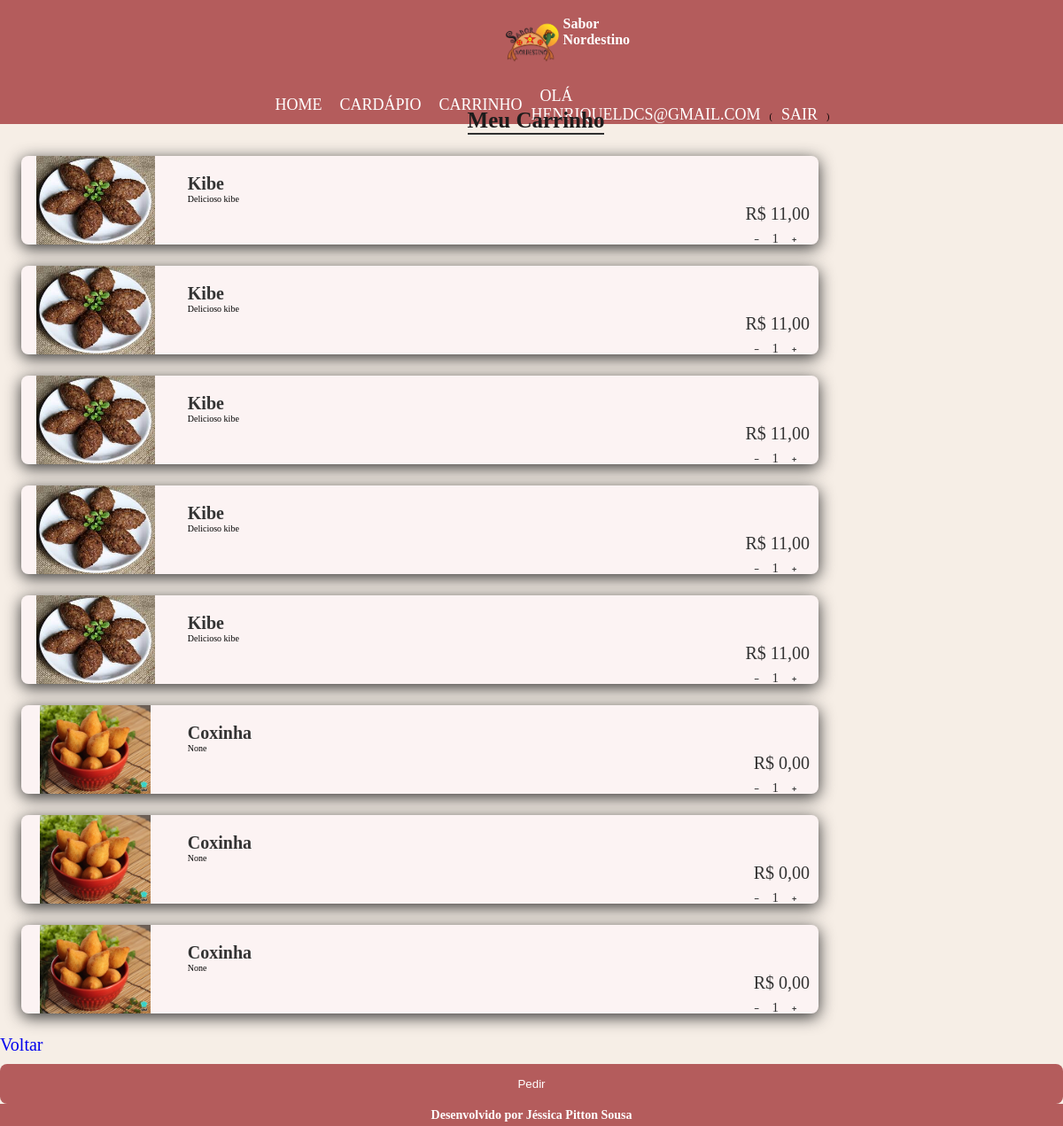
Before: /pedido/carrinho (signed in) with the older database file.
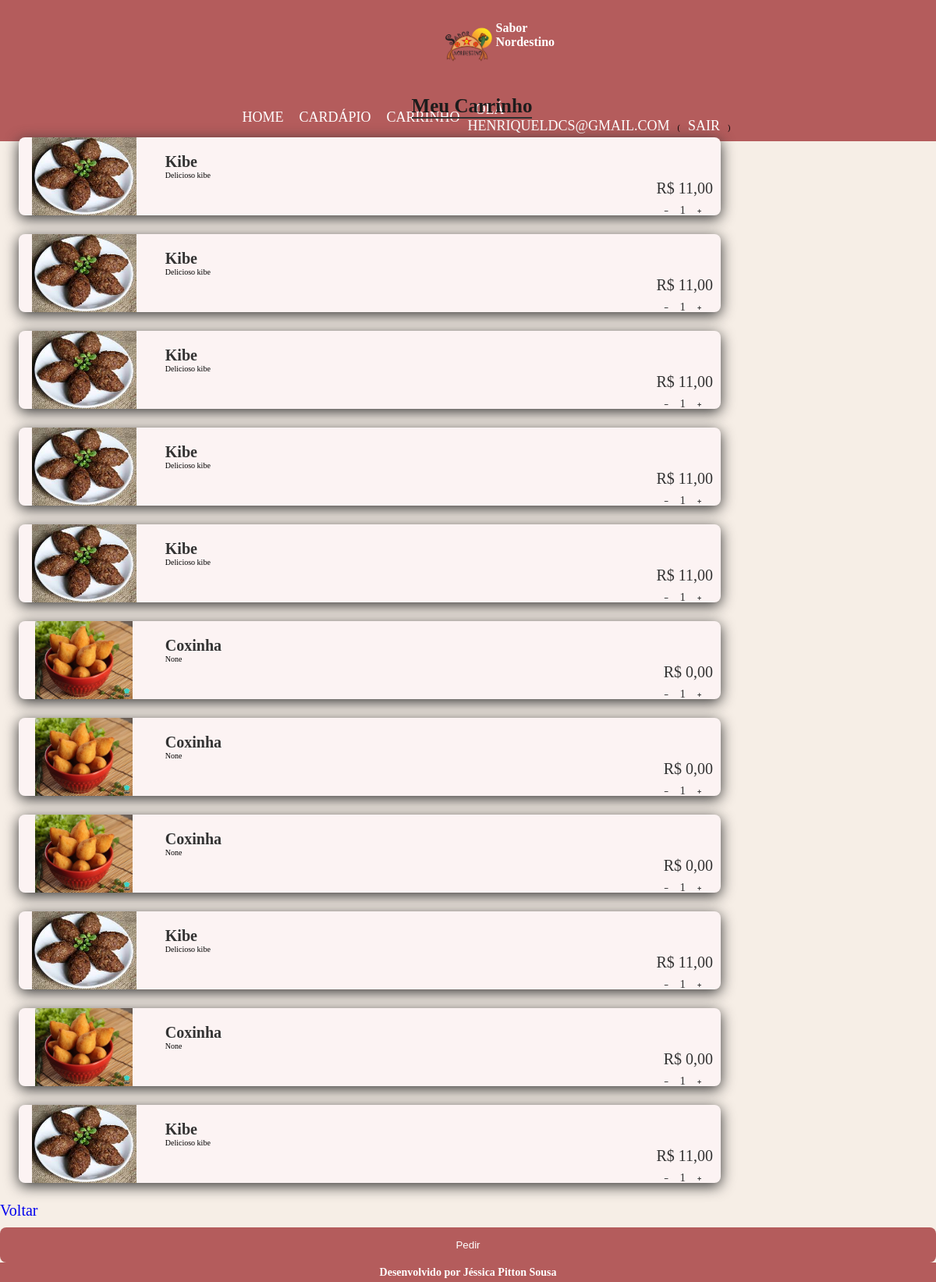
After: the same page with the newer database file.
### pedido/models.py (models this page shows, shortened)
class ItemCarrinho(models.Model):
    produto = models.ForeignKey(Produto, on_delete=models.DO_NOTHING, null=True)
    quantidade = models.IntegerField(default=1)
    observacao = models.TextField(null=True)
    valor = models.DecimalField(max_digits=10, decimal_places=2, default=0.00)
    carrinho = models.ForeignKey(Carrinho, on_delete=models.CASCADE, related_name="itens", null=True)

### produto/models.py (models this page shows, shortened)
class Produto(models.Model):
    nome = models.CharField(max_length=200)
    codigo = models.IntegerField()
    quantidade = models.IntegerField()
    descricao = models.TextField(null=True)
    preco = models.DecimalField(max_digits=8, decimal_places=2)
    criacao = models.DateTimeField("data de criacão", default=timezone.now)
    alteracao = models.DateTimeField("data de alteração", default=timezone.now)

class ImagemProduto(models.Model):
    imagem = models.ImageField(upload_to='imagens_produto/')
    produto = models.ForeignKey(Produto, on_delete=models.CASCADE, related_name='imagens', null=True)

### pedido/views.py (the view)
# urls.py: path('carrinho', views.carrinho, name='carrinho'),
@login_required
def carrinho(request):
    cliente = Cliente.objects.get(user=request.user)
    carrinho, created = Carrinho.objects.get_or_create(cliente=cliente)
    context = {
            'carrinho': carrinho,
            'username': request.user
        }
    return render(request, 'carrinho/carrinho.html', context)

### pedido/templates/carrinho/carrinho.html (shortened to what this page needs)
<!DOCTYPE html>
<html lang="en">
<head>
    <link href='https://unpkg.com/boxicons@2.1.4/css/boxicons.min.css' rel='stylesheet'>
    {% load static %}
    <link rel="stylesheet" href="{% static 'usuario/css/style.css' %}">
</head>
<body>
    <header class="content">
        <div class="Logo">
            <img src="{% static 'img/logo.png' %}" alt="logo">
            <h3>Sabor Nordestino</h3>
        </div>
        <div class="caixa"></div>
        <nav>
            <ul class = "list-menu">
                <li><a href="/">Home</a></li>
                <li><a href="/produto">Cardápio</a></li>
                <li><a href="/pedido/carrinho">Carrinho</a></li>
                {% if username is None %}
                <li><a href="/usuario/login">Login</a></li>
                {% else %}
                <li><a href="/pedidos">Olá {{username}}</a>(<a href="/usuario/logout">Sair</a>)</li>
                {% endif %}
            </ul>
        </nav>
    </header>
    <div id="caixa-compra">
        <p>Item adicionado ao carrinho!</p>
        <button onclick="fecharCaixa()">Continuar comprando</button>
    </div>
    <div class="carrinho">
        <div class="cabecalho-carrinho">
            <botton>
            </botton>
            <h3>Meu Carrinho</h3>
        </div>
        <ul>
            {% for item in carrinho.itens.all %}
            <li class="carrinho-item">
                <div class="imagem">
                    <img src="/produto/{{ item.produto.imagens.first.imagem }}" alt="{{ item.produto.nome }}">
                </div>
                <div class="info">
                    <h4>{{ item.produto.nome }}</h4>
                    <p>{{ item.produto.descricao }}</p>
                    <div class="preco">
                        <p>R$ {{ item.produto.preco }}</p>
                        <div class="contador">
                            <i class="bx bx-minus"></i>
                            <span>{{ item.quantidade }}</span>
                            <i class="bx bx-plus"></i>
                        </div>
                    </div>
                </div>
            </li>
            {% endfor %}
        </ul>
        <a class="voltar" href="index.html">Voltar</a>
        <button class="pagar">Pedir</button>
    <footer>
        <h4>Desenvolvido por Jéssica Pitton Sousa</h4>
    </footer>
</body>
</html>

### usuario/static/usuario/css/style.css (style rules this page uses)
* { margin:0; padding:0; box-sizing: border-box; list-style: none; outline: none; border: none; text-decoration: none; }
html { width: 100vw; height: 100vh; font-size: 62.5%; overflow-x: hidden; scroll-behavior: smooth; background-color: #1f1e1f; justify-content: center; }
.content { width: 100vw; height: 70px; display: flex; justify-content:space-around ; align-items: center; background-color: rgb(180, 92, 92); position: fixed; padding-left: 30rem; }
.Logo { width: 70px; height: auto; cursor: pointer; display: flex; align-items: center; }
.Logo h3 { color: white; font-size: 1.6rem ; }
.Logo img { width: 100%; height: 100%; }
.content .list-menu { width: 600px; display: flex; align-items: center; justify-content: space-between; }
.content .list-menu li a { padding-top: 3rem; padding-bottom: 2rem; padding-right: 1rem; padding-left: 1rem; color: white; font-size: 1.8rem; text-transform: uppercase; font-weight: 500; transition: all 200ms ease-in; }
.caixa { width: 20px; height: 50px; display: flex; }
footer { height: 25px; background-color:rgb(180, 92, 92); color: white; font-size: 1.4rem; display: flex; align-items: center; justify-content: center; }
.carrinho { width: 100%; height: auto; background-color: rgb(246, 238, 230); }
.carrinho .cabecalho-carrinho { display: flex; justify-content: center; }
.carrinho .cabecalho-carrinho h3 { padding-top: 5%; font-size: 3rem; align-items: center; margin-top: 1%; color: rgb(29, 28, 28); border-bottom: 2px solid rgb(48,48,48); justify-content: center; display:grid; position: relative; }
.carrinho .carrinho-item { position: relative; display: flex; width: 75%; margin: 2%; background: #fcf3f3; border-radius: 8px; box-shadow: 0 4px 18px #333333; justify-content: center; }
.carrinho .carrinho-item .imagem { width: 200px; height:100px ; display: flex; justify-content: center; }
.carrinho .carrinho-item img { width: 150px; object-fit: contain; margin-right: 1rem; justify-content: center; }
.carrinho .carrinho-item .info { width: 90%; padding: 10px; justify-content: center; }
.carrinho .carrinho-item h4 { color: #333333; font-size:2rem; text-align: left; padding-top: 10px; }
.carrinho .carrinho-item .preco { color: #333333; font-size: 2rem; text-align: right; }
.carrinho .carrinho-item .contador { position: absolute; right: 15px; margin-bottom: 20px; }
.carrinho .carrinho-item .contador i { cursor: pointer; width: 25px; height: 35px; font-size:0.75rem ; font-weight: 700; text-align: center; line-height: 35px; border-radius: 8px 8px 0 0; }
.carrinho .carrinho-item .contador span { margin-top:6px; font-size:1.5rem; color: #333333; }
.carrinho .pagar { font: 500 1rem; cursor: pointer; width: 100%; margin-top: 10px; padding: 15px 0; color: #fff; background: rgb(180, 92, 92); border-radius: 8px; transition: 0.3s; }
.voltar { font-size: 2rem; }
@media (max-width: 1200px) { .content { flex-direction: column; justify-content: center; align-items: center; height: 11%; padding-left:1px ; padding-top: 1px; } }
@media (max-width: 1200px) { .carrinho .cabecalho-carrinho h3 { padding-top: 7%; font-size: 2.5rem; align-items: center; margin-top: 1%; color: rgb(29, 28, 28); border-bottom: 2px solid rgb(48,48,48); justify-content: center; display:grid; position: relative; } }

Changed rows visible on the page:
added ItemCarrinho: produto.imagens.first.imagem (picture), produto.nome "Kibe", produto.descricao "Delicioso kibe", produto.preco "11,00", quantidade "1"
added ItemCarrinho: produto.imagens.first.imagem (picture), produto.nome "Coxinha", produto.descricao "None", produto.preco "0,00", quantidade "1"
added ItemCarrinho: produto.imagens.first.imagem (picture), produto.nome "Kibe", produto.descricao "Delicioso kibe", produto.preco "11,00", quantidade "1"
